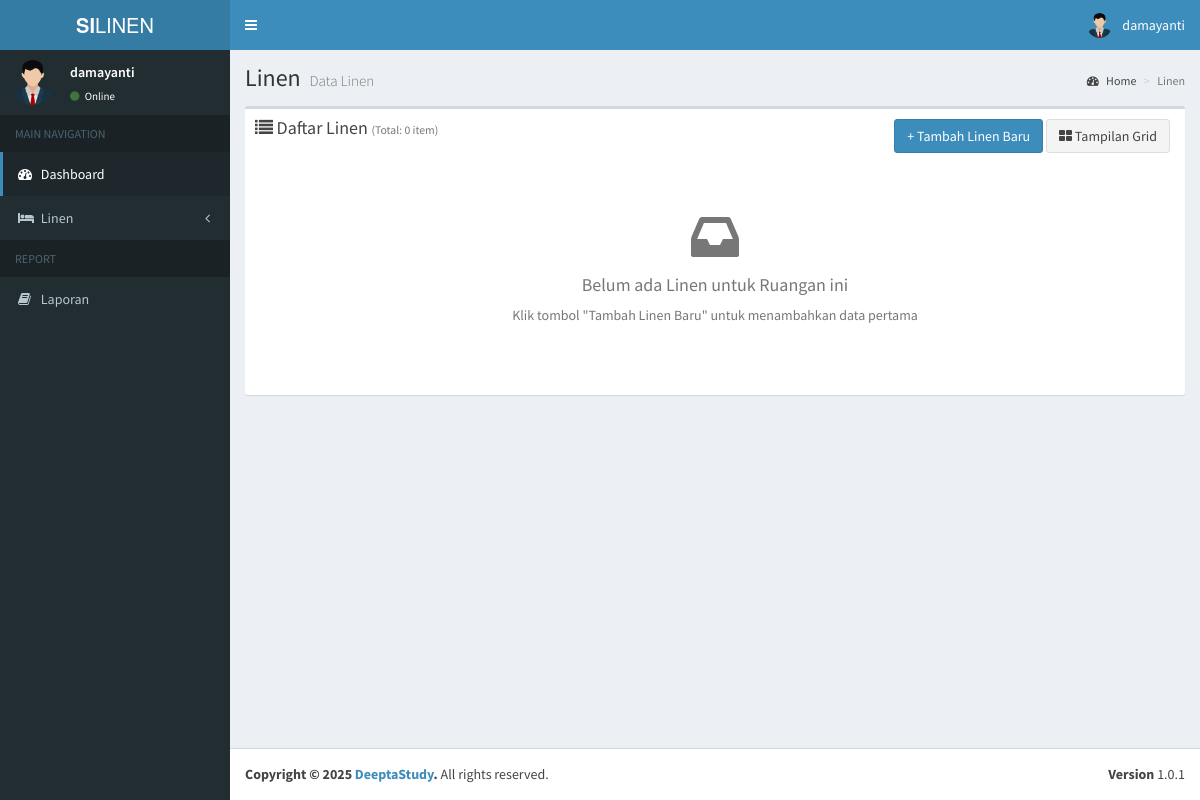
/admin/data_linen.php (signed in), run on an earlier commit of the app's database.
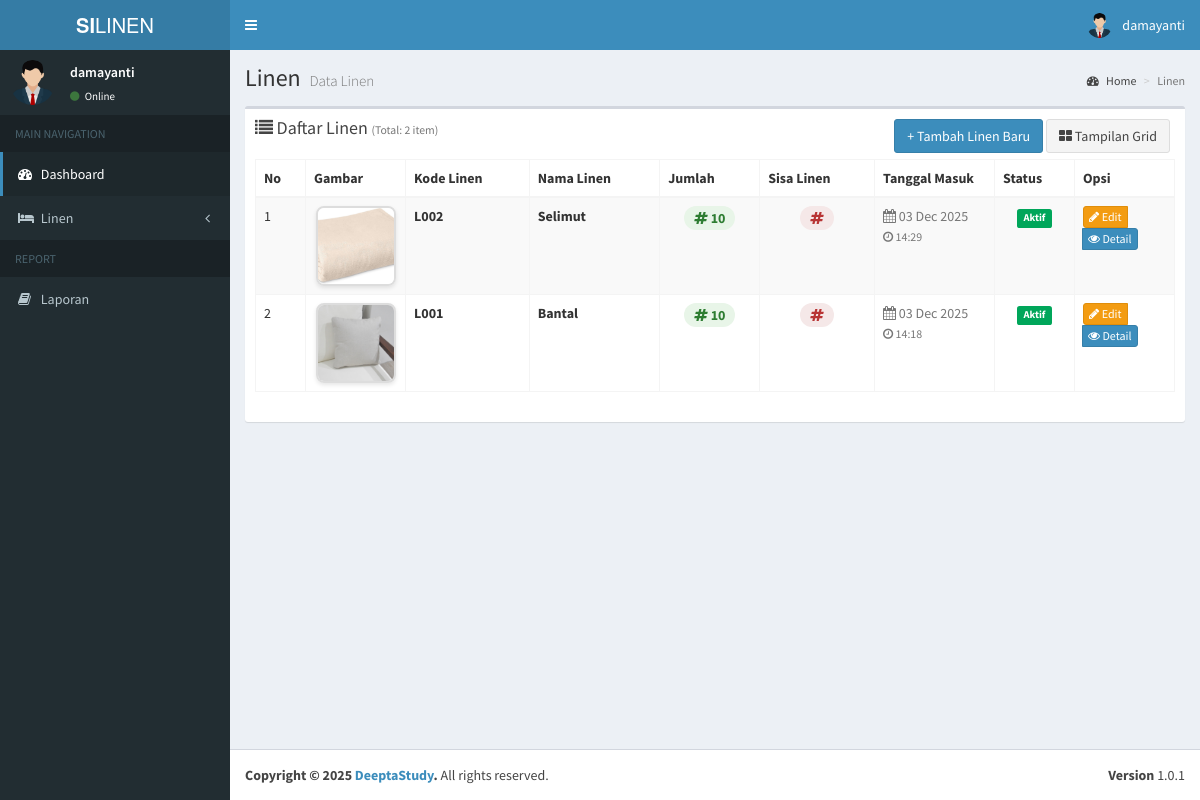
And on a later commit of the database.
### tables this page shows
CREATE TABLE `users` (
  `id` int(11) NOT NULL,
  `nama` varchar(100) NOT NULL,
  `username` varchar(100) NOT NULL,
  `email` varchar(100) NOT NULL,
  `password` varchar(100) NOT NULL,
  `hak_akses` varchar(25) NOT NULL,
  `status` int(11) NOT NULL,
  `status_ruangan` int(11) DEFAULT NULL
);

CREATE TABLE `linen` (
  `id` int(11) NOT NULL,
  `kode_linen` varchar(15) NOT NULL,
  `nama_linen` varchar(199) NOT NULL,
  `gambar` varchar(199) NOT NULL,
  `jumlah_linen` int(11) NOT NULL,
  `tanggal` datetime NOT NULL,
  `status` int(11) NOT NULL,
  `updated_at` datetime NOT NULL
);

### admin/data_linen.php (the view, shortened to what this page needs)
<?php
include '../koneksi.php';
$additionalCSS = [
    '../assets/plugins/datatables/dataTables.bootstrap.css',
    'https://cdnjs.cloudflare.com/ajax/libs/lightbox2/2.11.3/css/lightbox.min.css',
    '../assets/dist/css/linen.css'
];
$pageTitle = "Linen";
$pageDesc = "Data Linen";
$dataQuery = mysqli_query($koneksi, "SELECT * FROM linen ORDER BY tanggal DESC");
?>
<section class="content">
    <div class="row">
        <div class="col-xs-12">
            <div class="box">
                <div class="box-header">
                    <h3 class="box-title">
                        <i class="fa fa-list"></i> Daftar Linen
                        <small class="text-muted">(Total: <?= mysqli_num_rows($dataQuery) ?> item)</small>
                    </h3>
                    <div class="box-tools pull-right" style="position: absolute; right: 15px; top: 10px;">
                        <a href="tambah_linen.php" class="btn btn-primary">+ Tambah Linen Baru</a>
                        <button id="toggleView" class="btn btn-default">
                            <i class="fa fa-th-large"></i> Tampilan Grid
                        </button>
                    </div>
                </div>
                <div class="box-body">
                    <div id="tableView" class="table-view">
                        <?php if (mysqli_num_rows($dataQuery) > 0): ?>
                            <table id="example1" class="table table-bordered table-striped table-hover">
                                <thead>
                                    <tr>
                                        <th width="50">No</th>
                                        <th width="100">Gambar</th>
                                        <th>Kode Linen</th>
                                        <th>Nama Linen</th>
                                        <th width="100">Jumlah</th>
                                        <th>Sisa Linen</th>
                                        <th width="120">Tanggal Masuk</th>
                                        <th width="80">Status</th>
                                        <th width="100">Opsi</th>
                                    </tr>
                                </thead>
                                <tbody>
                                    <?php
                                    $no = 1;
                                    while ($data = mysqli_fetch_assoc($dataQuery)):
                                        $gambar_path = !empty($data['gambar']) ? '../uploads/linen/' . $data['gambar'] : '../assets/img/no-image.jpg';
                                        $gambar_exists = !empty($data['gambar']) && file_exists($gambar_path);
                                        $tanggal = date('d M Y', strtotime($data['tanggal']));
                                        $waktu_masuk = date('H:i', strtotime($data['tanggal']));
                                    ?>
                                        <tr>
                                            <td><?= $no++; ?></td>
                                            <td class="text-center">
                                                <?php if ($gambar_exists): ?>
                                                    <a href="<?= $gambar_path ?>" data-lightbox="linen-<?= $data['id'] ?>" data-title="<?= htmlspecialchars($data['nama_linen']) ?>">
                                                        <img src="<?= $gambar_path ?>" class="img-linen" alt="<?= htmlspecialchars($data['nama_linen']) ?>">
                                                    </a>
                                                <?php else: ?>
                                                    <div class="no-image">
                                                        <i class="fa fa-image fa-2x"></i>
                                                    </div>
                                                <?php endif; ?>
                                            </td>
                                            <td>
                                                <strong><?= htmlspecialchars($data['kode_linen']) ?></strong>
                                            </td>
                                            <td>
                                                <strong><?= htmlspecialchars($data['nama_linen']) ?></strong>
                                            </td>
                                            <td class="text-center">
                                                <span class="badge badge-custom" style="background: #e8f5e8; color: #2e7d32; font-size: 14px;">
                                                    <i class="fa fa-hashtag"></i> <?= $data['jumlah_linen'] ?>
                                                </span>
                                            </td>
                                            <td class="text-center">
                                                <span class="badge badge-custom" style="background: #f5e8e8ff; color: #b83434ff; font-size: 14px;">
                                                    <i class="fa fa-hashtag"></i> <?= $data['sisa_linen'] ?>
                                                </span>
                                            </td>
                                            <td>
                                                <span class="text-muted">
                                                    <i class="fa fa-calendar"></i> <?= $tanggal ?>
                                                    <br>
                                                    <small><i class="fa fa-clock-o"></i> <?= $waktu_masuk ?></small>
                                                </span>
                                            </td>
                                            <td class="text-center">
                                                <span class="label <?= ($data['status'] == 1) ? 'label-success' : 'label-danger' ?>">
                                                    <?= ($data['status'] == 1) ? 'Aktif' : 'Nonaktif' ?>
                                                </span>
                                            </td>
                                            <td>
                                                <div class="btn-group">
                                                    <a href="edit_linen.php?id=<?= $data['id'] ?>" class="btn btn-xs btn-warning" title="Edit">
                                                        <i class="fa fa-pencil"></i> Edit
                                                    </a>
                                                    <a href="detail_linen.php?id_linen=<?= $data['id']; ?>" class="btn btn-primary btn-xs"><i class="fa fa-eye"></i> Detail</a>
                                                </div>
                                            </td>
                                        </tr>
                                    <?php
                                    endwhile;
                                    ?>
                                </tbody>
                            </table>
                        <?php else: ?>
                            <div class="text-center" style="padding: 50px 0;">
                                <i class="fa fa-inbox fa-4x text-muted"></i>
                                <h4 class="text-muted">Belum ada Linen untuk Ruangan ini</h4>
                                <p class="text-muted">Klik tombol "Tambah Linen Baru" untuk menambahkan data pertama</p>
                            </div>
                        <?php endif; ?>
                    </div>
                </div>
            </div>
        </div>
    </div>
</section>
<?php
$content = ob_get_clean();
include __DIR__ . '/../layouts/header.php';
echo $content;
include __DIR__ . '/../layouts/footer.php';
?>

### layouts/header.php (shortened to what this page needs)
<?php
    include '../koneksi.php';
    $username = $_SESSION['username'];
    $query = mysqli_query($koneksi, "SELECT * FROM users WHERE username = '$username'");
    $row = mysqli_fetch_assoc($query);
?>
<!DOCTYPE html>
<html>
<head>
    <link rel="stylesheet" href="../assets/bootstrap/css/bootstrap.min.css">
    <link rel="stylesheet" href="https://maxcdn.bootstrapcdn.com/font-awesome/4.4.0/css/font-awesome.min.css">
    <link rel="stylesheet" href="https://code.ionicframework.com/ionicons/2.0.1/css/ionicons.min.css">
    <link rel="stylesheet" href="../assets/dist/css/AdminLTE.min.css">
    <link rel="stylesheet" href="../assets/dist/css/skins/_all-skins.min.css">
    <link rel="stylesheet" href="../assets/plugins/iCheck/flat/blue.css">
    <link rel="stylesheet" href="../assets/plugins/morris/morris.css">
    <link rel="stylesheet" href="../assets/plugins/jvectormap/jquery-jvectormap-1.2.2.css">
    <?php if(!empty($additionalCSS)): ?>
        <?php foreach($additionalCSS as $css): ?>
            <link rel="stylesheet" href="<?= htmlspecialchars($css) ?>">
        <?php endforeach; ?>
    <?php endif; ?>
</head>
<body class="hold-transition skin-blue sidebar-mini">
    <div class="wrapper">
        <header class="main-header">
            <a href="#" class="logo">
                <span class="logo-lg"><b>SI</b>LINEN</span>
            </a>
            <nav class="navbar navbar-static-top" role="navigation">
                <a href="#" class="sidebar-toggle" data-toggle="offcanvas" role="button">
                </a>
                <div class="navbar-custom-menu">
                    <ul class="nav navbar-nav">
                        <li class="dropdown user user-menu">
                            <a href="#" class="dropdown-toggle" data-toggle="dropdown">
                                <img src="../assets/images/avatar.png" class="user-image" alt="User Image">
                                <span class="hidden-xs"><?= $row['username']; ?></span>
                            </a>
                        </li>
                    </ul>
                </div>
            </nav>
        </header>
        <div class="content-wrapper">
            <section class="content-header">
                <h1>
                    <?php echo isset($pageTitle) ? $pageTitle : 'Dashboard'; ?>
                    <small><?php echo isset($pageDesc) ? $pageDesc : 'Control Panel'; ?></small>
                </h1>
                <ol class="breadcrumb">
                    <li><a href="#"><i class="fa fa-dashboard"></i> Home</a></li>
                    <li class="active"><?php echo isset($pageTitle) ? $pageTitle : 'Dashboard'; ?></li>
                </ol>
            </section>
        <?php include __DIR__ . '/navigation.php'; ?>

### layouts/navigation.php (shortened to what this page needs)
<aside class="main-sidebar">
    <section class="sidebar">
        <div class="user-panel">
            <div class="pull-left image">
                <img src="../assets/images/avatar.png" class="img-circle" alt="User Image">
            </div>
            <div class="pull-left info">
                <p><?= $row['username']; ?></p>
                <a href="#"><i class="fa fa-circle text-success"></i> Online</a>
            </div>
        </div>
        <?php
            if ($row['hak_akses'] == 'admin') {
        ?>
        <ul class="sidebar-menu">
            <li class="header">MAIN NAVIGATION</li>
            <li class="<?= $_SESSION['active_menu'] == 'dashboard' ? 'active' : '' ?>">
                <a href="../admin/">
                    <i class="fa fa-dashboard"></i> <span>Dashboard</span>
                </a>
            </li>
            <li class="treeview <?= $_SESSION['active_menu'] == 'pengguna' ? 'active' : '' ?>">
                <a href="#">
                    <i class="fa fa-users"></i> <span>Pengguna</span>
                    <i class="fa fa-angle-left pull-right"></i>
                </a>
                <ul class="treeview-menu">
                    <li><a href="../admin/tambah_pengguna.php"><i class="fa fa-plus"></i> Tambah Pengguna Baru</a></li>
                    <li><a href="../admin/data_pengguna.php"><i class="fa fa-arrow-circle-right"></i> Data Pengguna</a></li>
                </ul>
            </li>
            <li class="<?= $_SESSION['active_menu'] == 'ruangan' ? 'active' : '' ?>">
                <a href="../admin/data_ruangan.php">
                    <i class="fa fa-building"></i> <span>Ruangan</span>
                </a>
            </li>
            <li class="<?= $_SESSION['active_menu'] == 'linen' ? 'active' : '' ?>">
                <a href="../admin/data_linen.php">
                    <i class="fa fa-bed"></i> <span>Linen</span>
                </a>
            </li>
            <li class="<?= $_SESSION['active_menu'] == 'distribusi' ? 'active' : '' ?>">
                <a href="../admin/data_distribusi_laundry.php">
                    <i class="fa fa-tint"></i> <span>Distribusi Laundry</span>
                </a>
            </li>
            <li class="header">REPORT</li>
            <li><a href="#"><i class="fa fa-book"></i> <span>Laporan</span></a></li>
        </ul>
        <?php
            }else if($row['hak_akses'] == 'admin_ruangan'){
        ?>
        <ul class="sidebar-menu">
            <li class="header">MAIN NAVIGATION</li>
            <li class="active">
                <a href="#">
                    <i class="fa fa-dashboard"></i> <span>Dashboard</span>
                </a>
            </li>
            <li class="treeview">
                <a href="#">
                    <i class="fa fa-bed"></i> <span>Linen</span>
                    <i class="fa fa-angle-left pull-right"></i>
                </a>
            </li>
            <li class="header">REPORT</li>
            <li><a href="#"><i class="fa fa-book"></i> <span>Laporan</span></a></li>
        </ul>
        <?php
            }else if($row['hak_akses'] == 'petugas_laundry'){
        ?>
        <?php
            }else if($row['hak_akses'] == 'kepala_penanggung_jawab'){
        ?>
        <?php
            }
        ?>
    </section>
</aside>

### layouts/footer.php (shortened to what this page needs)
</div>
<footer class="main-footer">
    <div class="pull-right hidden-xs">
        <b>Version</b> 1.0.1
    </div>
    <strong>Copyright &copy; 2025 <a href="#">DeeptaStudy</a>.</strong> All rights
    reserved.
</footer>
    </div>
</body>
</html>

What changed in the data, as far as the page shows it:
added linen: gambar (picture), kode_linen "L002", nama_linen "Selimut", jumlah_linen "10", tanggal "03 Dec 2025", tanggal "14:29", status "Aktif"
added linen: gambar (picture), kode_linen "L001", nama_linen "Bantal", jumlah_linen "10", tanggal "03 Dec 2025", tanggal "14:18", status "Aktif"
Also different on the page:
mysqli_num_rows($dataQuery): "0" → "2"
text no longer shown: "Belum ada Linen untuk Ruangan ini Klik tombol \"Tambah Linen Baru\" untuk menambahkan data pertama"
text now shown: "No Gambar Kode Linen Nama Linen Jumlah Sisa Linen Tanggal Masuk Status Opsi"
